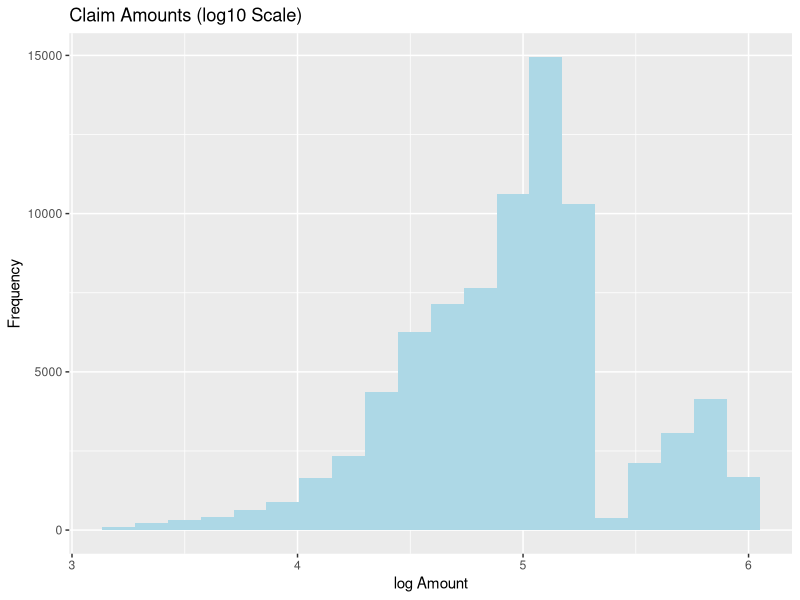

Write the R code that produced this figure. (Note: this script raises an error after producing the figure.)
data <- read.csv('medicalmalpractice.csv')
data

summary(data$Amount)

library(ggplot2)

ggplot(data,aes(x=log10(Amount)))+
  geom_histogram(fill="lightblue",bins=20)+
  labs(title="Claim Amounts (log10 Scale)",
       x="log Amount",
       y="Frequency")

top3_specialty <- data %>%
                  count(Specialty,name="n") %>%
                  slice_max(n,n=3) %>%
                  pull(Specialty)

data %>%
  filter(Specialty %in% top3_specialty) %>%
ggplot(aes(x=Specialty,y=Amount,fill=Specialty))+
  geom_boxplot()+
  coord_flip()+
  theme_minimal()

total = length(data$Specialty)

spec_percent <- data %>%
  group_by(Specialty) %>%
  summarise(
    n=n(),
    pct = 100*n/total
    ) %>%
  filter(Specialty %in% c("Anesthesiology","Dermatology","Orthopedic Surgery"))

spec_percent

cor.test(data$Age,data$Amount)


